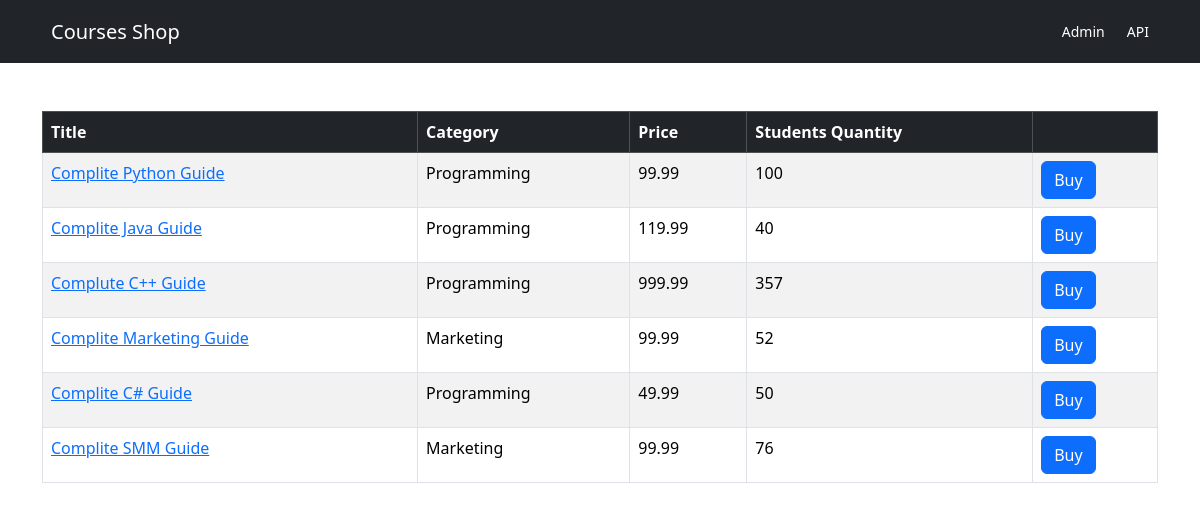
The page / on the database its author committed.
### shop/models.py (models this page shows, shortened)
class Course(models.Model):
    title = models.CharField(max_length=300)
    price = models.FloatField()
    students_qty = models.IntegerField()
    reviews_qty = models.IntegerField()
    category = models.ForeignKey(Category, on_delete=models.CASCADE)
    created_at = models.DateTimeField(default=timezone.now)

class Category(models.Model):
    title = models.CharField(max_length=255)
    created_at = models.DateTimeField(default=timezone.now)
    def __str__(self):
        return self.title

### shop/views.py (the view)
# urls.py: path('', include(api.urls), name= 'index')
def index(response):
    courses = Course.objects.all()
    return render(response, 'shop/courses.html', {'courses': courses})

### shop/context_processors.py (called while the page is built)
def global_buy_url(request):
    return {'buy_url': 'https://media.tenor.com/x8v1oNUOmg4AAAAM/rickroll-roll.gif'}

### templates/shop/courses.html (shortened to what this page needs)
{% extends 'base.html' %}
{% block content %}
<table class="table mt-5 table-bordered table-striped table-hover">
    <thead class="table-dark">
        <tr>
            <th>Title</th>
            <th>Category</th>
            <th>Price</th>
            <th>Students Quantity</th>
            <th></th>
        </tr>
    </thead>
    <tbody>
        {%for course in courses%}
        <tr>
            <td><a href={% url "shop:single_course" course.id %}>{{course.title}}</a>
            </td>
            <td>{{course.category}}</td>
            <td>{{course.price}}</td>
            <td>{{course.students_qty}}</td>
            <td><a href="{{ buy_url }}" class="btn btn-primary">Buy</a></td>
        </tr>
        {% endfor %}
    </tbody>
</table>
{% endblock %}

### templates/base.html (shortened to what this page needs)
<!doctype html>
<html lang="en">
<head>
    <link href="https://cdn.jsdelivr.net/npm/bootstrap@5.3.3/dist/css/bootstrap.min.css" rel="stylesheet">
</head>
<body>
    <nav class="navbar navbar-dark bg-dark">
        <div class="container">
            <a href= {% url "shop:index" %} class="navbar-brand btn btn-outline-dark btn-sm">Courses Shop</a>
            <span class="navbar-text">
                <a href="/admin/" class="btn btn-outline-dark btn-sm" target="_blank">Admin</a>
                <a href="/api/v1/" class="btn btn-outline-dark btn-sm" target="_blank">API</a>
            </span>
        </div>
    </nav>
    <main class="container">
        {% block content %}
        {% endblock %}
    </main>
</body>
</html>
<head>
    <link href="https://cdn.jsdelivr.net/npm/bootstrap@5.3.3/dist/css/bootstrap.min.css" rel="stylesheet">
    <link href="https://cdn.jsdelivr.net/npm/bootstrap-icons/font/bootstrap-icons.css" rel="stylesheet">
</head>

### rows shown on the page
Course: title "Complite Python Guide", category "Programming", price "99.99", students_qty "100"
Course: title "Complite Java Guide", category "Programming", price "119.99", students_qty "40"
Course: title "Complute C++ Guide", category "Programming", price "999.99", students_qty "357"
Course: title "Complite Marketing Guide", category "Marketing", price "99.99", students_qty "52"
Course: title "Complite C# Guide", category "Programming", price "49.99", students_qty "50"
Course: title "Complite SMM Guide", category "Marketing", price "99.99", students_qty "76"
